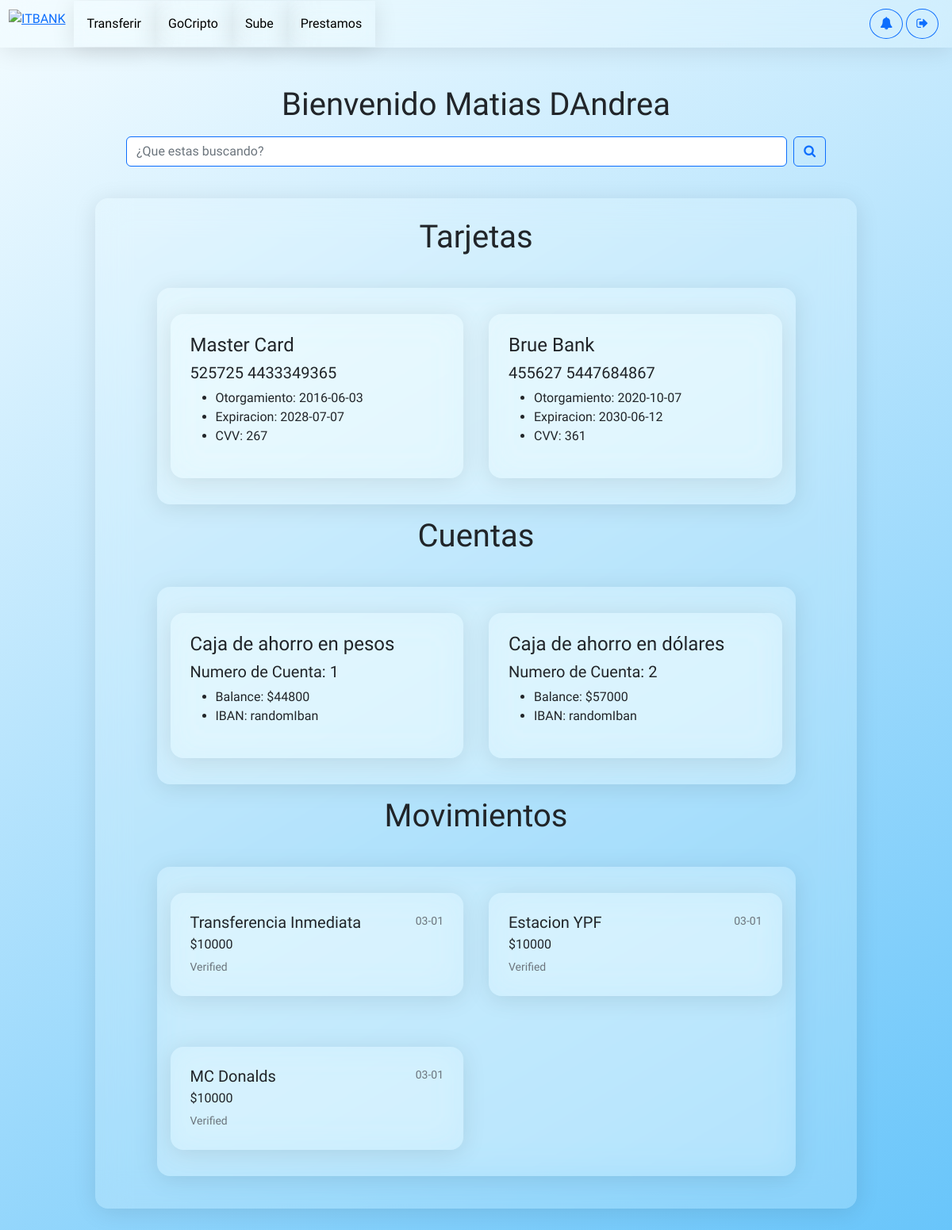
/Cuentas/ (signed in), run on the app's committed database.
### Tarjetas/models.py (models this page shows)
class Tarjetas(models.Model):
    tarjetas_id = models.AutoField(db_column='Tarjetas_id', primary_key=True, blank=True, null=False)  # Field name made lowercase.
    tarjeta_numero = models.TextField(db_column='Tarjeta_Numero', unique=True)  # Field name made lowercase.
    tarjeta_cvv = models.TextField(db_column='Tarjeta_CVV')  # Field name made lowercase.
    tarjeta_fecha_otorgamiento = models.TextField(db_column='Tarjeta_Fecha_Otorgamiento')  # Field name made lowercase.
    tarjeta_fecha_expiracion = models.TextField(db_column='Tarjeta_Fecha_Expiracion')  # Field name made lowercase.
    tarjeta_tipo = models.TextField(db_column='Tarjeta_tipo')  # Field name made lowercase.
    ttarjetas = models.ForeignKey(Marcastarjetas, models.DO_NOTHING, db_column='TTarjetas_id')  # Field name made lowercase.
    customer = models.ForeignKey(Cliente, models.DO_NOTHING)
    asignacion = models.TextField(db_column='Asignacion')  # Field name made lowercase.
    class Meta:
        managed = True
        db_table = 'Tarjetas'

class Marcastarjetas(models.Model):
    ttarjetas_id = models.AutoField(db_column='TTarjetas_id', primary_key=True, blank=True, null=False)  # Field name made lowercase.
    ttarjetas_marca = models.TextField(db_column='TTarjetas_Marca')  # Field name made lowercase.
    class Meta:
        managed = True
        db_table = 'MarcasTarjetas'

### Cuentas/models.py (models this page shows)
class Cuenta(models.Model):
    account_id = models.AutoField(primary_key=True)
    customer_id = models.ForeignKey(Cliente,on_delete=models.CASCADE)
    balance = models.IntegerField()
    iban = models.TextField()
    tcuenta_id = models.ForeignKey(Tipocuenta,on_delete=models.CASCADE)
    class Meta:
        managed = True
        db_table = 'cuenta'

class Tipocuenta(models.Model):
    tcuenta_id = models.AutoField(db_column='TCuenta_id', primary_key=True)  # Field name made lowercase.
    tcuenta_tipo = models.TextField(db_column='TCuenta_tipo')  # Field name made lowercase.
    class Meta:
        managed = True
        db_table = 'TipoCuenta'

class Movimientos(models.Model):
    cuenta_id = models.AutoField(db_column='Cuenta_id', primary_key=True, blank=True, null=False)  # Field name made lowercase.
    numcuenta = models.IntegerField(db_column='NumCuenta')  # Field name made lowercase.
    monto = models.IntegerField(db_column='Monto')  # Field name made lowercase.
    tipo_operacion = models.TextField(db_column='Tipo_Operacion')  # Field name made lowercase.
    hora = models.TextField(db_column='HORA')  # Field name made lowercase.
    class Meta:
        managed = True
        db_table = 'Movimientos'

### Cuentas/views.py (the view)
# urls.py: path('',views.CuentasPackage.cuenta,name="cuenta"),
    @login_required
    def cuenta(request):
        user    = request.user
        cliente = Cliente.objects.get(customer_id = user.id)
        nombre = f"{cliente.customer_name} {cliente.customer_surname}"
        cuenta = Cuenta.objects.filter(customer_id = user.id)
        tarjetas = Tarjetas.objects.filter(customer_id = user.id)
        movimientos = Movimientos.objects.filter(numcuenta = user.id)
        content = {
            "nombre": nombre,
            "cuentas":cuenta,
            "tarjetas":tarjetas,
            "movimientos":movimientos
        }
        return render(request,"Cuentas/cuenta.html",{'content':content})

### Cuentas/templates/Cuentas/cuenta.html (shortened to what this page needs)
<!DOCTYPE html>
<html lang="en">
<head>
    {% load static %}
    <link href='https://css.gg/bell.css' rel='stylesheet'>
    <link
      href="https://cdn.jsdelivr.net/npm/bootstrap@5.2.0-beta1/dist/css/bootstrap.min.css"
      rel="stylesheet"
    />
    <link rel="stylesheet" href="https://cdnjs.cloudflare.com/ajax/libs/font-awesome/4.7.0/css/font-awesome.min.css">
    <link rel="stylesheet" href="{% static 'Cuentas/css/cuenta.css' %}">
</head>
<body>
    <header class="encabezado">
        <div class="segundoEncabezado">
            <div class="logo">
                <a href="{% url 'cuenta' %}"><img class="img-logo" src="{% static 'Prestamos/img/Logo.png' %}" alt="ITBANK" /></a>
            </div>
            <nav class="menu">
                <ul class="nav text-small">
                  <li>
                    <a href="" class="nav-link hov">Transferir</a>
                  </li>
                  <li>
                    <a href="" class="nav-link hov">GoCripto</a>
                  </li>
                  <li>
                    <a href="" class="nav-link hov">Sube</a>
                  </li>
                  <li>
                    <a href="{% url 'prestamos' %}" class="nav-link hov">Prestamos</a>
                  </li>
                </ul>
              </nav>
        </div>
        <div class="logout">
            <button type="button" class="btn btn-outline-primary border-2 rounded-circle"><i class="fa fa-bell"></i></button>
            <a href="{% url 'logout' %}"><button type="button" class="btn btn-outline-primary border-2 rounded-circle"><i class="fa fa-sign-out"></i></button></a>
        </div>
    </header>
    <main>
        <h1>Bienvenido {{content.nombre}}</h1>
        <div class="col-12 d-none d-sm-block">
            <nav class="navbar navbar-light">
                <div class="container-fluid align-items-center justify-content-center">
                  <form class="d-flex w-75">
                    <input class="form-control me-2 border-2 border-primary" type="search" placeholder="¿Que estas buscando?" aria-label="Search ">
                    <button class="btn btn-outline-primary border-2" type="submit"><i class="fa fa-search"></i></button>
                  </form>
                </div>
              </nav>
        </div>
        <div class="seccion">
                <h1>Tarjetas</h1>
                <div class="seccion3">
                    {% for cards in content.tarjetas %}
                    <div class="seccion2">
                        <div class="">
                            <div class="">
                                <h4>{{cards.ttarjetas.ttarjetas_marca}}</h4>
                                <h5>{{cards.tarjeta_numero}}</h5>
                            </div>
                            <div class="">
                                <ul>
                                    <li>Otorgamiento: {{cards.tarjeta_fecha_otorgamiento}}</li>
                                    <li>Expiracion: {{cards.tarjeta_fecha_expiracion}}</li>
                                    <li>CVV: {{cards.tarjeta_cvv}} </li>
                                </ul>
                            </div>
                        </div>
                    </div>
                    {% endfor %}
                </div>
                <h1>Cuentas</h1>
                <div class="seccion3">
                    {% for cards in content.cuentas %}
                    <div class="seccion2">
                        <div class="">
                            <div class="">
                                <h4>{{cards.tcuenta_id.tcuenta_tipo}}</h4>
                                <h5>Numero de Cuenta: {{cards.account_id}}</h5>
                            </div>
                            <div class="">
                                <ul>
                                    <li>Balance: ${{cards.balance}}</li>
                                    <li>IBAN: {{cards.iban}}</li>
                                </ul>
                            </div>
                        </div>
                    </div>
                    {% endfor %}
                </div>
                <h1>Movimientos</h1>
                <div class="seccion3">
                    {% for gastos in content.movimientos %}
                    <div class="seccion2">
                        <a href="#" class="list-group-item list-group-item-action border-2 rounded border-primary">
                        <div class="d-flex w-100 justify-content-between border-2">
                            <h5 class="mb-1">{{gastos.tipo_operacion}}</h5>
                            <small class="text-muted">{{gastos.hora}}</small>
                        </div>
                            <p class="mb-1">${{gastos.monto}}</p>
                            <small class="text-muted">Verified</small>
                        </a>
                    </div>
                    {% endfor %}
                </div>
            </div>
    </main>
</body>
</html>

### Cuentas/static/Cuentas/css/cuenta.css (style rules this page uses)
* { box-sizing: border-box; margin: 0; padding: 0; font-family: "BIZ UDPGothic", sans-serif; }
body { background: linear-gradient(150deg, #f4fcff, #0da1f7, #3e3b50); background-size: 400% 300%; animation: bgGradient 5s ease infinite; }
.img-logo { width: 7em; }
.logo { padding: 10px; display: flex; justify-content: center; }
.nav-link { margin: 0; color: black; text-decoration: none; font-size: 1em; padding: 1em; background: rgba(244, 252, 255, 0.0); box-shadow: 0 4px 30px rgba(0, 0, 0, 0.1); backdrop-filter: blur(20px); -webkit-backdrop-filter: blur(20px); border: 1px solid rgba(244, 252, 255, 0); }
.encabezado { display: flex; justify-content: space-between; align-items: center; flex-wrap: wrap; background: rgba(244, 252, 255, 0.20); box-shadow: 0 4px 30px rgba(0, 0, 0, 0.1); backdrop-filter: blur(20px); -webkit-backdrop-filter: blur(20px); border: 1px solid rgba(244, 252, 255, 0); }
.segundoEncabezado { display: flex; }
.logout { margin-right: 1em; }
.seccion { display: flex; flex-direction: column; align-items: center; width: 80%; padding: 1.5em; margin-top: 2em; margin-bottom: 2em; background: rgba(244, 252, 255, 0.20); border-radius: 16px; box-shadow: 0 4px 30px rgba(0, 0, 0, 0.1); backdrop-filter: blur(20px); -webkit-backdrop-filter: blur(20px); border: 1px solid rgba(244, 252, 255, 0); }
.seccion2 { margin: 1em; padding: 1.5em; margin-top: 2em; margin-bottom: 2em; background: rgba(244, 252, 255, 0.20); border-radius: 16px; box-shadow: 0 4px 30px rgba(0, 0, 0, 0.1); backdrop-filter: blur(20px); -webkit-backdrop-filter: blur(20px); border: 1px solid rgba(244, 252, 255, 0); }
.seccion3 { display: grid; grid-template-columns: 1fr 1fr; min-width: 805px; background: rgba(244, 252, 255, 0.20); border-radius: 16px; box-shadow: 0 4px 30px rgba(0, 0, 0, 0.1); backdrop-filter: blur(20px); -webkit-backdrop-filter: blur(20px); border: 1px solid rgba(244, 252, 255, 0); margin-bottom: 1em; }
main { display: flex; flex-direction: column; align-items: center; }
div h1 { text-align: center; margin-bottom: 1em; }
header { margin-bottom: 3em; }
body h1 { text-align: center; }

### data on the page
Tarjetas: ttarjetas.ttarjetas_marca "Master Card", tarjeta_numero "525725 4433349365", tarjeta_fecha_otorgamiento "2016-06-03", tarjeta_fecha_expiracion "2028-07-07", tarjeta_cvv "267"
Tarjetas: ttarjetas.ttarjetas_marca "Brue Bank", tarjeta_numero "455627 5447684867", tarjeta_fecha_otorgamiento "2020-10-07", tarjeta_fecha_expiracion "2030-06-12", tarjeta_cvv "361"
Cuenta: tcuenta_id.tcuenta_tipo "Caja de ahorro en pesos", account_id "1", balance "44800", iban "randomIban"
Cuenta: tcuenta_id.tcuenta_tipo "Caja de ahorro en dólares", account_id "2", balance "57000", iban "randomIban"
Movimientos: tipo_operacion "Transferencia Inmediata", hora "03-01", monto "10000"
Movimientos: tipo_operacion "Estacion YPF", hora "03-01", monto "10000"
Movimientos: tipo_operacion "MC Donalds", hora "03-01", monto "10000"

### other printed values
{{ content.nombre }} "Matias DAndrea"
